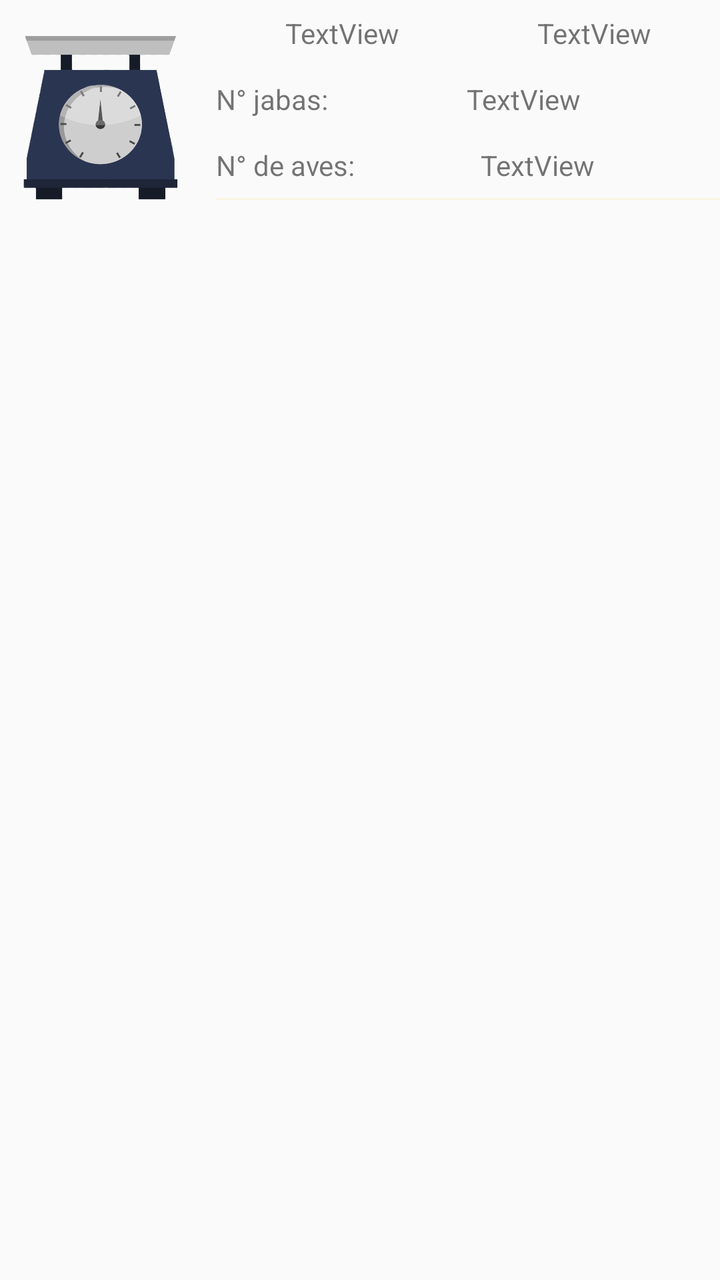
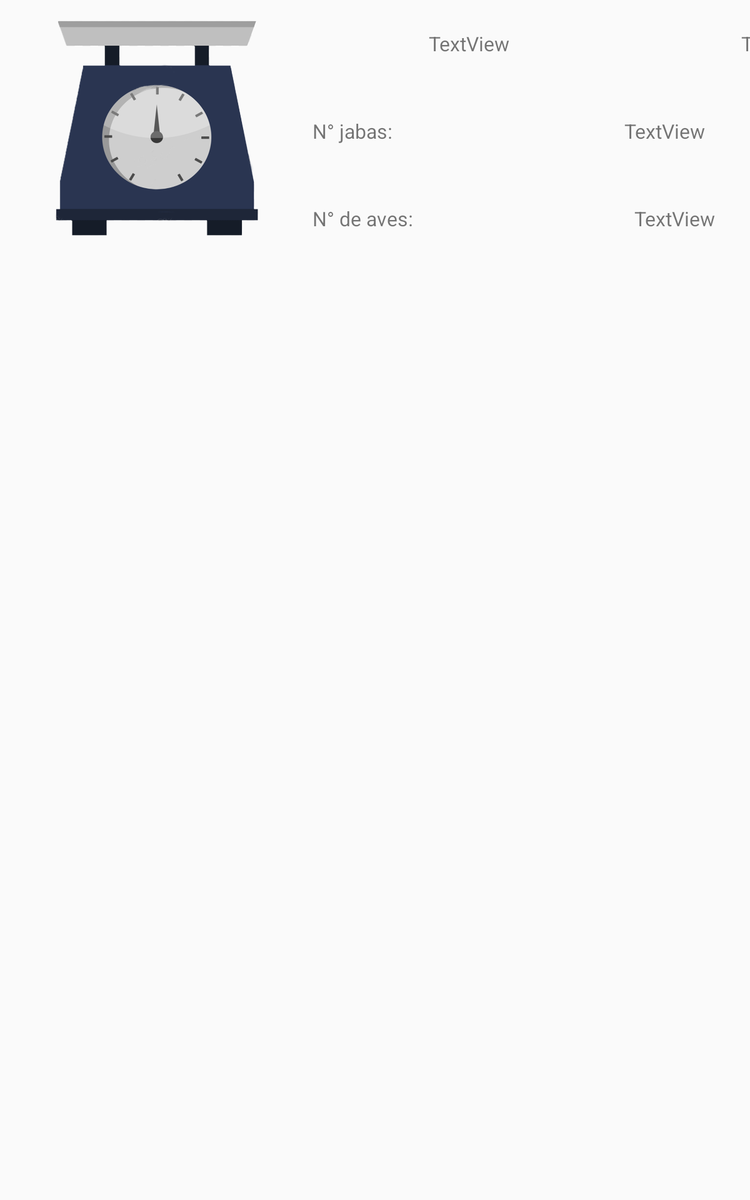

The same Android screen from two of the app's own layout files: first res/layout/ as a phone draws it, then the repository's variant for another configuration, drawn on a device whose configuration selects that folder. Both files follow.
<!-- AndroidManifest.xml: application theme Theme.AppCompat.DayNight.NoActionBar -->
<!-- res/layout/viewpesadas.xml -->
<?xml version="1.0" encoding="utf-8"?>
<androidx.constraintlayout.widget.ConstraintLayout xmlns:android="http://schemas.android.com/apk/res/android"
    xmlns:app="http://schemas.android.com/apk/res-auto"
    xmlns:tools="http://schemas.android.com/tools"
    android:layout_width="match_parent"
    android:layout_height="match_parent">

    <LinearLayout
        android:layout_width="match_parent"
        android:layout_height="120dp"
        android:orientation="horizontal"
        app:layout_constraintEnd_toEndOf="parent"
        app:layout_constraintStart_toStartOf="parent"
        app:layout_constraintTop_toTopOf="parent">

        <ImageView
            android:id="@+id/imgvpesadas"
            android:layout_width="100dp"
            android:layout_height="wrap_content"
            app:srcCompat="@drawable/pesada" />

        <LinearLayout
            android:layout_width="8dp"
            android:layout_height="match_parent"
            android:orientation="vertical"></LinearLayout>

        <TextView
            android:id="@+id/idvpesadas"
            android:layout_width="wrap_content"
            android:layout_height="wrap_content"
            android:layout_weight="1"
            android:text="TextView"
            android:visibility="gone" />

        <LinearLayout
            android:layout_width="match_parent"
            android:layout_height="100dp"
            android:gravity="center"
            android:orientation="vertical">

            <LinearLayout
                android:layout_width="match_parent"
                android:layout_height="33dp"
                android:gravity="center"
                android:orientation="horizontal">

                <TextView
                    android:id="@+id/gallinaopollvpesadas"
                    android:layout_width="wrap_content"
                    android:layout_height="wrap_content"
                    android:layout_weight="1"
                    android:gravity="center"
                    android:text="TextView"
                    android:textSize="14sp" />

                <TextView
                    android:id="@+id/pesovpesadas"
                    android:layout_width="wrap_content"
                    android:layout_height="wrap_content"
                    android:layout_weight="1"
                    android:gravity="center"
                    android:text="TextView"
                    android:textSize="14sp" />
            </LinearLayout>

            <LinearLayout
                android:layout_width="match_parent"
                android:layout_height="33dp"
                android:gravity="center"
                android:orientation="horizontal">

                <TextView
                    android:id="@+id/textView23"
                    android:layout_width="wrap_content"
                    android:layout_height="wrap_content"
                    android:layout_weight="1"
                    android:text="N° jabas:"
                    android:textSize="14sp" />

                <TextView
                    android:id="@+id/njabasvpesadas"
                    android:layout_width="wrap_content"
                    android:layout_height="wrap_content"
                    android:layout_weight="1"
                    android:gravity="left"
                    android:text="TextView"
                    android:textSize="14sp" />
            </LinearLayout>

            <LinearLayout
                android:layout_width="match_parent"
                android:layout_height="33dp"
                android:gravity="center"
                android:orientation="horizontal">

                <TextView
                    android:id="@+id/textView31"
                    android:layout_width="wrap_content"
                    android:layout_height="wrap_content"
                    android:layout_weight="1"
                    android:text="N° de aves:"
                    android:textSize="14sp" />

                <TextView
                    android:id="@+id/navesvpesadas"
                    android:layout_width="wrap_content"
                    android:layout_height="wrap_content"
                    android:layout_weight="1"
                    android:gravity="left"
                    android:text="TextView"
                    android:textSize="14sp" />
            </LinearLayout>

            <View
                android:id="@+id/divider"
                android:layout_width="match_parent"
                android:layout_height="1dp"
                android:background="?android:attr/listDivider"
                android:backgroundTint="@color/teal_200" />
        </LinearLayout>

    </LinearLayout>

</androidx.constraintlayout.widget.ConstraintLayout>
<!-- resources referenced by this layout -->
<resources>
  <color name="teal_200">#F2C12E</color>
  <!-- drawable pesada: png bitmap (drawable, 75800 bytes) -->
</resources>
<!-- res/layout-sw600dp/viewpesadas.xml (the repository's variant of the layout above) -->
<!-- drawn on a 7-inch tablet held upright -->
<?xml version="1.0" encoding="utf-8"?>
<androidx.constraintlayout.widget.ConstraintLayout xmlns:android="http://schemas.android.com/apk/res/android"
    xmlns:app="http://schemas.android.com/apk/res-auto"
    xmlns:tools="http://schemas.android.com/tools"
    android:layout_width="match_parent"
    android:layout_height="match_parent">

    <LinearLayout
        android:layout_width="match_parent"
        android:layout_height="210dp"
        android:orientation="horizontal"
        app:layout_constraintEnd_toEndOf="parent"
        app:layout_constraintStart_toStartOf="parent"
        app:layout_constraintTop_toTopOf="parent">

        <ImageView
            android:id="@+id/imgvpesadas"
            android:layout_width="250dp"
            android:layout_height="wrap_content"
            app:srcCompat="@drawable/pesada" />

        <LinearLayout
            android:layout_width="500dp"
            android:layout_height="210dp"
            android:gravity="center"
            android:orientation="vertical">

            <LinearLayout
                android:layout_width="match_parent"
                android:layout_height="70dp"
                android:gravity="center"
                android:orientation="horizontal">

                <TextView
                    android:id="@+id/gallinaopollvpesadas"
                    android:layout_width="wrap_content"
                    android:layout_height="wrap_content"
                    android:layout_weight="1"
                    android:gravity="center"
                    android:text="TextView"
                    android:textSize="16sp" />

                <TextView
                    android:id="@+id/pesovpesadas"
                    android:layout_width="wrap_content"
                    android:layout_height="wrap_content"
                    android:layout_weight="1"
                    android:gravity="center"
                    android:text="TextView"
                    android:textSize="16sp" />
            </LinearLayout>

            <LinearLayout
                android:layout_width="match_parent"
                android:layout_height="70dp"
                android:gravity="center"
                android:orientation="horizontal">

                <TextView
                    android:id="@+id/textView23"
                    android:layout_width="wrap_content"
                    android:layout_height="wrap_content"
                    android:layout_weight="1"
                    android:text="N° jabas:"
                    android:textSize="16sp" />

                <TextView
                    android:id="@+id/njabasvpesadas"
                    android:layout_width="wrap_content"
                    android:layout_height="wrap_content"
                    android:layout_weight="1"
                    android:gravity="left"
                    android:text="TextView"
                    android:textSize="16sp" />
            </LinearLayout>

            <LinearLayout
                android:layout_width="match_parent"
                android:layout_height="70dp"
                android:gravity="center"
                android:orientation="horizontal">

                <TextView
                    android:id="@+id/textView31"
                    android:layout_width="wrap_content"
                    android:layout_height="wrap_content"
                    android:layout_weight="1"
                    android:text="N° de aves:"
                    android:textSize="16sp" />

                <TextView
                    android:id="@+id/navesvpesadas"
                    android:layout_width="wrap_content"
                    android:layout_height="wrap_content"
                    android:layout_weight="1"
                    android:gravity="left"
                    android:text="TextView"
                    android:textSize="16sp" />
            </LinearLayout>
        </LinearLayout>

        <TextView
            android:id="@+id/idvpesadas"
            android:layout_width="wrap_content"
            android:layout_height="wrap_content"
            android:layout_weight="1"
            android:text="TextView"
            android:visibility="gone" />
    </LinearLayout>

</androidx.constraintlayout.widget.ConstraintLayout>
<!-- resources referenced by the variant -->
<!-- as a 7-inch tablet held upright resolves them -->
<resources>
  <!-- drawable pesada: png bitmap (drawable, 75800 bytes) -->
</resources>
